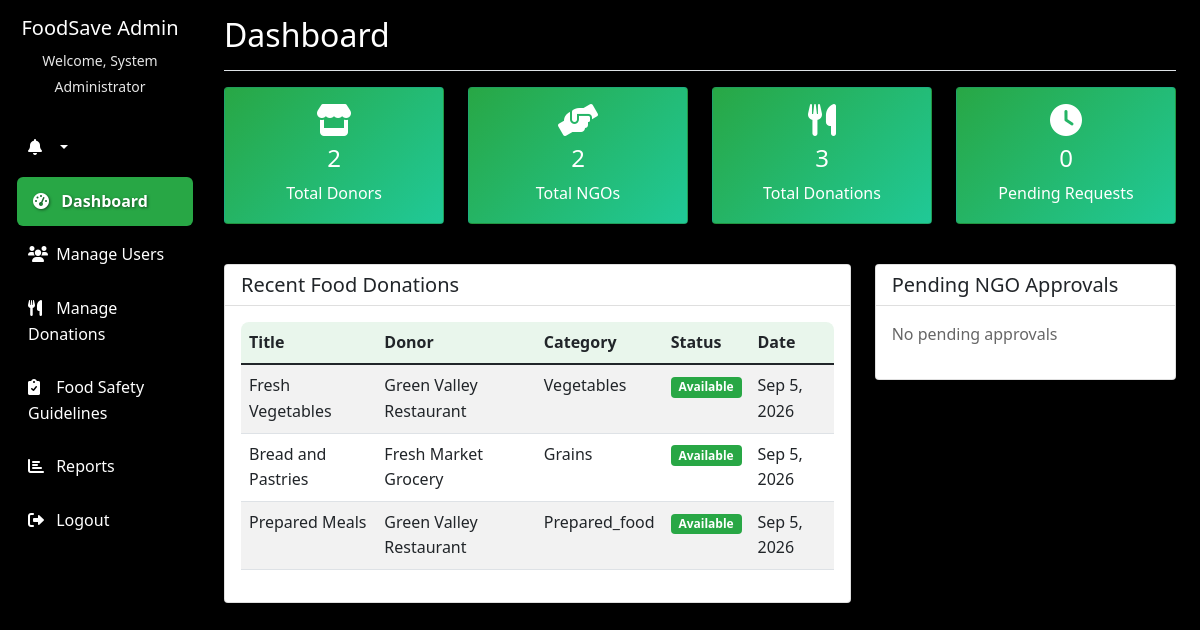
Page /admin/dashboard.php (signed in) on the committed database.
### tables this page shows
CREATE TABLE food_donations (
    id INT AUTO_INCREMENT PRIMARY KEY,
    donor_id INT NOT NULL,
    title VARCHAR(100) NOT NULL,
    description TEXT,
    category ENUM('vegetables', 'fruits', 'dairy', 'meat', 'grains', 'prepared_food', 'other') NOT NULL,
    quantity VARCHAR(50) NOT NULL,
    expiration_date DATE NOT NULL,
    pickup_address TEXT NOT NULL,
    pickup_city VARCHAR(50) NOT NULL,
    pickup_state VARCHAR(50) NOT NULL,
    pickup_zip VARCHAR(10) NOT NULL,
    status ENUM('available', 'pending', 'requested', 'picked_up', 'completed', 'cancelled', 'expired') DEFAULT 'available',
    created_at TIMESTAMP DEFAULT CURRENT_TIMESTAMP,
    updated_at TIMESTAMP DEFAULT CURRENT_TIMESTAMP ON UPDATE CURRENT_TIMESTAMP,
    FOREIGN KEY (donor_id) REFERENCES users(id) ON DELETE CASCADE
);

CREATE TABLE users (
    id INT AUTO_INCREMENT PRIMARY KEY,
    username VARCHAR(50) UNIQUE NOT NULL,
    email VARCHAR(100) UNIQUE NOT NULL,
    password VARCHAR(255) NOT NULL,
    user_type ENUM('admin', 'donor', 'ngo', 'volunteer', 'driver') NOT NULL,
    full_name VARCHAR(150) NOT NULL,
    organization_name VARCHAR(150),
    phone VARCHAR(20),
    address TEXT,
    city VARCHAR(50),
    state VARCHAR(50),
    zip_code VARCHAR(10),
    status ENUM('active', 'pending', 'inactive') DEFAULT 'pending',
    created_at TIMESTAMP DEFAULT CURRENT_TIMESTAMP,
    updated_at TIMESTAMP DEFAULT CURRENT_TIMESTAMP ON UPDATE CURRENT_TIMESTAMP
);

### admin/dashboard.php (the view, shortened to what this page needs)
<?php
try {
    $pdo = getDBConnection();
    $stats = [];
    $stmt = $pdo->query("SELECT user_type, COUNT(*) as count FROM users WHERE user_type != 'admin' GROUP BY user_type");
    while ($row = $stmt->fetch(PDO::FETCH_ASSOC)) {
        $stats[$row['user_type']] = $row['count'];
    }
    $stmt = $pdo->query("SELECT COUNT(*) as count FROM food_donations");
    $stats['total_donations'] = $stmt->fetch(PDO::FETCH_ASSOC)['count'];
    $stmt = $pdo->query("SELECT COUNT(*) as count FROM pickup_requests WHERE status = 'pending'");
    $stats['pending_requests'] = $stmt->fetch(PDO::FETCH_ASSOC)['count'];
    $stmt = $pdo->query("
        SELECT fd.*, u.full_name as donor_name
        FROM food_donations fd
        JOIN users u ON fd.donor_id = u.id
        ORDER BY fd.created_at DESC
        LIMIT 10
    ");
    $recent_donations = $stmt->fetchAll(PDO::FETCH_ASSOC);
    $stmt = $pdo->query("SELECT * FROM users WHERE user_type = 'ngo' AND status = 'pending' ORDER BY created_at DESC");
    $pending_ngos = $stmt->fetchAll(PDO::FETCH_ASSOC);
} catch (PDOException $e) {
    $error = 'Database error: ' . $e->getMessage();
}
?>
<!DOCTYPE html>
<html lang="en">
<head>
    <link href="https://cdn.jsdelivr.net/npm/bootstrap@5.1.3/dist/css/bootstrap.min.css" rel="stylesheet">
    <link href="https://cdnjs.cloudflare.com/ajax/libs/font-awesome/6.0.0/css/all.min.css" rel="stylesheet">
    <link href="../assets/css/style.css" rel="stylesheet">
</head>
<body>
    <div class="container-fluid">
        <div class="row">
            <nav class="col-md-3 col-lg-2 d-md-block sidebar collapse">
                <div class="position-sticky pt-3">
                    <div class="text-center mb-4">
                        <h5 class="text-white">FoodSave Admin</h5>
                        <small class="text-muted">Welcome, <?php echo $_SESSION['full_name']; ?></small>
                    </div>
                    <ul class="nav flex-column">
                        <?php include '../includes/notification_header.php'; ?>
                        <li class="nav-item">
                            <a class="nav-link active" href="dashboard.php">
                                <i class="fas fa-tachometer-alt"></i> Dashboard
                            </a>
                        </li>
                        <li class="nav-item">
                            <a class="nav-link" href="manage_users.php">
                                <i class="fas fa-users"></i> Manage Users
                            </a>
                        </li>
                        <li class="nav-item">
                            <a class="nav-link" href="manage_donations.php">
                                <i class="fas fa-utensils"></i> Manage Donations
                            </a>
                        </li>
                        <li class="nav-item">
                            <a class="nav-link" href="guidelines.php">
                                <i class="fas fa-clipboard-check"></i> Food Safety Guidelines
                            </a>
                        </li>
                        <li class="nav-item">
                            <a class="nav-link" href="reports.php">
                                <i class="fas fa-chart-bar"></i> Reports
                            </a>
                        </li>
                        <li class="nav-item">
                            <a class="nav-link" href="logout.php">
                                <i class="fas fa-sign-out-alt"></i> Logout
                            </a>
                        </li>
                    </ul>
                </div>
            </nav>
            <main class="col-md-9 ms-sm-auto col-lg-10 px-md-4">
                <div class="d-flex justify-content-between flex-wrap flex-md-nowrap align-items-center pt-3 pb-2 mb-3 border-bottom">
                    <h1 class="h2" style="color:white; text-shadow: 2px 2px 4px #000;">Dashboard</h1>
                </div>
                <div class="row mb-4">
                    <div class="col-md-3 mb-3">
                        <div class="card stats-card">
                            <div class="card-body text-center">
                                <i class="fas fa-store fa-2x mb-2"></i>
                                    <h4><?php echo $stats['donor'] ?? 0; ?></h4>
                                <p class="mb-0">Total Donors</p>
                            </div>
                        </div>
                    </div>
                    <div class="col-md-3 mb-3">
                        <div class="card stats-card">
                            <div class="card-body text-center">
                                <i class="fas fa-hands-helping fa-2x mb-2"></i>
                                    <h4><?php echo $stats['ngo'] ?? 0; ?></h4>
                                <p class="mb-0">Total NGOs</p>
                            </div>
                        </div>
                    </div>
                    <div class="col-md-3 mb-3">
                        <div class="card stats-card">
                            <div class="card-body text-center">
                                <i class="fas fa-utensils fa-2x mb-2"></i>
                                    <h4><?php echo $stats['total_donations'] ?? 0; ?></h4>
                                <p class="mb-0">Total Donations</p>
                            </div>
                        </div>
                    </div>
                    <div class="col-md-3 mb-3">
                        <div class="card stats-card">
                            <div class="card-body text-center">
                                <i class="fas fa-clock fa-2x mb-2"></i>
                                    <h4><?php echo $stats['pending_requests'] ?? 0; ?></h4>
                                <p class="mb-0">Pending Requests</p>
                            </div>
                        </div>
                    </div>
                </div>
                <div class="row">
                    <div class="col-md-8 mb-4">
                        <div class="card">
                            <div class="card-header">
                                <h5 class="mb-0 text-dark">Recent Food Donations</h5>
                            </div>
                            <div class="card-body">
                                <div class="table-responsive">
                                    <table class="table table-striped">
                                        <thead>
                                            <tr>
                                                <th>Title</th>
                                                <th>Donor</th>
                                                <th>Category</th>
                                                <th>Status</th>
                                                <th>Date</th>
                                            </tr>
                                        </thead>
                                        <tbody>
                                            <?php foreach ($recent_donations as $donation): ?>
                                            <tr>
                                                <td><?php echo htmlspecialchars($donation['title']); ?></td>
                                                <td><?php echo htmlspecialchars($donation['donor_name']); ?></td>
                                                <td><?php echo ucfirst($donation['category']); ?></td>
                                                <td>
                                                    <span class="badge status-<?php echo $donation['status']; ?>">
                                                        <?php echo ucfirst($donation['status']); ?>
                                                    </span>
                                                </td>
                                                <td><?php echo date('M j, Y', strtotime($donation['created_at'])); ?></td>
                                            </tr>
                                            <?php endforeach; ?>
                                        </tbody>
                                    </table>
                                </div>
                            </div>
                        </div>
                    </div>
                    <div class="col-md-4 mb-4">
                        <div class="card">
                            <div class="card-header">
                                <h5 class="mb-0 text-dark">Pending NGO Approvals</h5>
                            </div>
                            <div class="card-body">
                                <?php if (empty($pending_ngos)): ?>
                                    <p class="text-muted">No pending approvals</p>
                                <?php endif; ?>
                            </div>
                        </div>
                    </div>
                </div>
            </main>
        </div>
    </div>
</body>
</html>

### includes/notification_header.php (shortened to what this page needs)
<li class="nav-item dropdown">
    <a class="nav-link dropdown-toggle position-relative" href="#" id="notificationDropdown" role="button" data-bs-toggle="dropdown" aria-expanded="false">
        <i class="fas fa-bell"></i>
    </a>
</li>

### assets/css/style.css (style rules this page uses)
:root { --primary-color: #28a745; --secondary-color: #6c757d; --success-color: #28a745; --danger-color: #dc3545; --warning-color: #ffc107; --info-color: #17a2b8; --light-color: #f8f9fa; --dark-color: #343a40; }
html { height: 100%; width: 100%; margin: 0; padding: 0; }
body { margin: 0; padding: 0; min-height: 100vh; width: 100%; font-family: 'Segoe UI', Tahoma, Geneva, Verdana, sans-serif; line-height: 1.6; position: relative; background-color: #000; overflow-x: hidden; color: #f8f9fa; }
body::before { content: ''; position: fixed; top: 0; left: 0; right: 0; bottom: 0; background-image: url('https://hospitalityinsights.ehl.edu/hubfs/Blog-EHL-Insights/Blog-Header-EHL-Insights/AdobeStock_264542845.jpeg'); background-position: center center; background-repeat: no-repeat; background-attachment: fixed; -webkit-background-size: cover; -moz-background-size: cover; -ms-background-size: cover; -o-background-size: cover; background-size: cover; z-index: -2; -webkit-filter: blur(3px); -moz-filter: blur(3px); -o-filter: blur(3px); -ms-filter: blur(3px); filter: blur(3px); transform: scale(1.1); }
body::after { content: ''; position: fixed; top: 0; left: 0; right: 0; bottom: 0; background: linear-gradient( to bottom, rgba(0, 0, 0, 0.7) 0%, rgba(0, 0, 0, 0.6) 50%, rgba(0, 0, 0, 0.7) 100% ); z-index: -1; pointer-events: none; }
.container, .navbar, main, section, .card { position: relative; z-index: 1; }
main { color: inherit; }
main h1, main h2, main h3, main h4, main h5, main h6 { color: #ffffff; }
main .card h1, main .card h2, main .card h3, main .card h4, main .card h5, main .card h6, main .modal-content h1, main .modal-content h2, main .modal-content h3, main .modal-content h4, main .modal-content h5, main .modal-content h6 { color: #212529; }
main .card .card-header { background-color: rgba(255, 255, 255, 0.92); color: #212529; }
main .card .table thead th { background-color: rgba(40, 167, 69, 0.1); color: #212529; }
main .card .table tbody td, main .card .table tbody th { color: #212529; }
main .text-muted { color: rgba(255, 255, 255, 0.7) !important; }
* { -webkit-font-smoothing: antialiased; -moz-osx-font-smoothing: grayscale; }
.card, .modal-content, .offcanvas { color: #212529; }
.stats-card { background: linear-gradient(135deg, #28a745, #20c997); color: white; }
.stats-card h1, .stats-card h2, .stats-card h3, .stats-card h4, .stats-card h5, .stats-card h6, .stats-card p, .stats-card i, .stats-card span { color: #fff !important; }
main .card .text-muted, .modal-content .text-muted, .offcanvas .text-muted { color: rgba(0, 0, 0, 0.6) !important; }
.table-responsive { border-radius: 0.5rem; overflow-x: auto; }
.status-available { background-color: var(--success-color); }
.sidebar { min-height: 100vh; background-color: rgba(0, 0, 0, 0.7); backdrop-filter: blur(10px); -webkit-backdrop-filter: blur(10px); }
.sidebar small.text-muted { color: #ffffff !important; opacity: 0.9; }
.sidebar .text-center.mb-4 h5, .sidebar .text-center.mb-4 small { color: #ffffff !important; text-shadow: 1px 1px 3px rgba(0, 0, 0, 0.5); }
.sidebar .nav-link { color: #ffffff !important; padding: 0.75rem 1rem; border-radius: 0.375rem; margin-bottom: 0.25rem; text-shadow: 1px 1px 3px rgba(0, 0, 0, 0.5); transition: all 0.3s ease; font-weight: 500; }
.sidebar .nav-link:hover, .sidebar .nav-link.active { color: #ffffff !important; background-color: var(--primary-color); transform: translateX(5px); font-weight: 600; }
.sidebar .nav-link i { margin-right: 0.5rem; width: 1rem; color: #ffffff; }
.text-muted { color: rgba(255, 255, 255, 0.7) !important; }

### rows in the picture
food_donations: title "Fresh Vegetables", donor.full_name "Green Valley Restaurant", category "Vegetables", status "Available", created_at "Sep 5, 2026"
food_donations: title "Bread and Pastries", donor.full_name "Fresh Market Grocery", category "Grains", status "Available", created_at "Sep 5, 2026"
food_donations: title "Prepared Meals", donor.full_name "Green Valley Restaurant", category "Prepared_food", status "Available", created_at "Sep 5, 2026"

### other values in the picture
$_SESSION['full_name'] "System Administrator"
$stats['donor'] "2"
$stats['ngo'] "2"
$stats['total_donations'] "3"
$stats['pending_requests'] "0"
